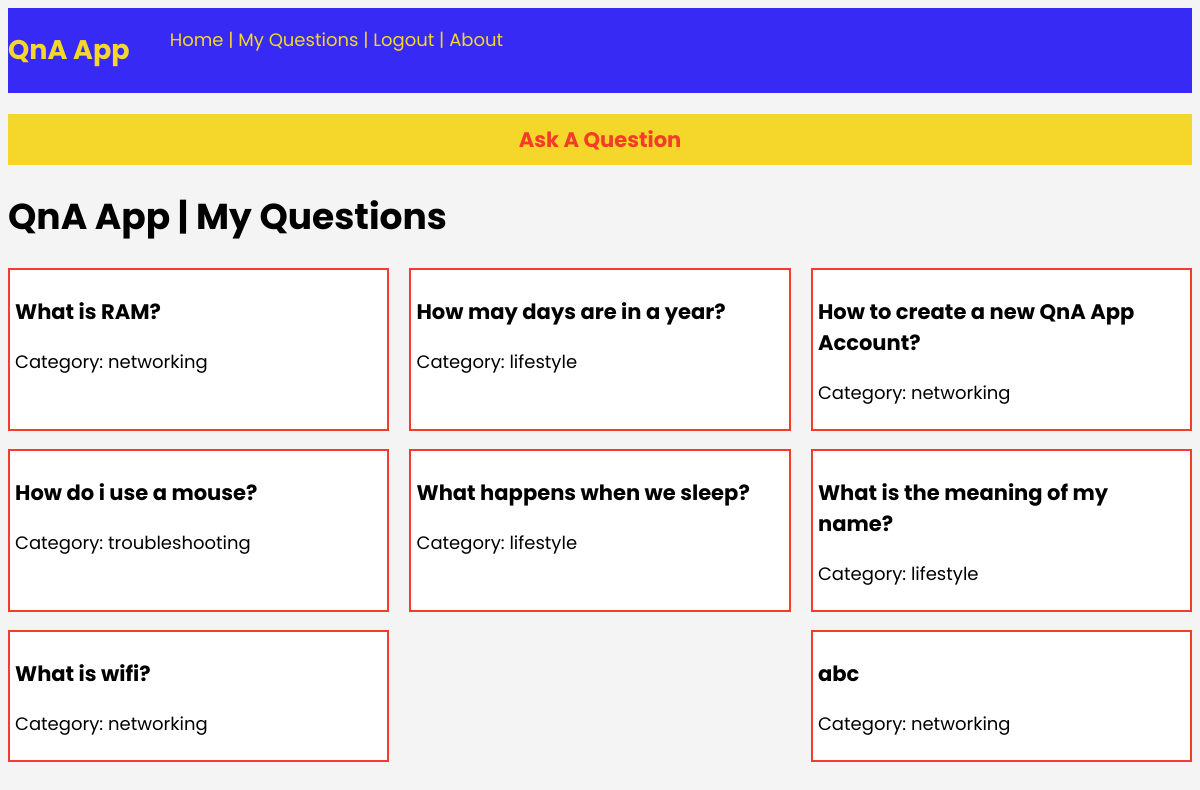
/myquestions (signed in), run on an earlier commit of the app's database.
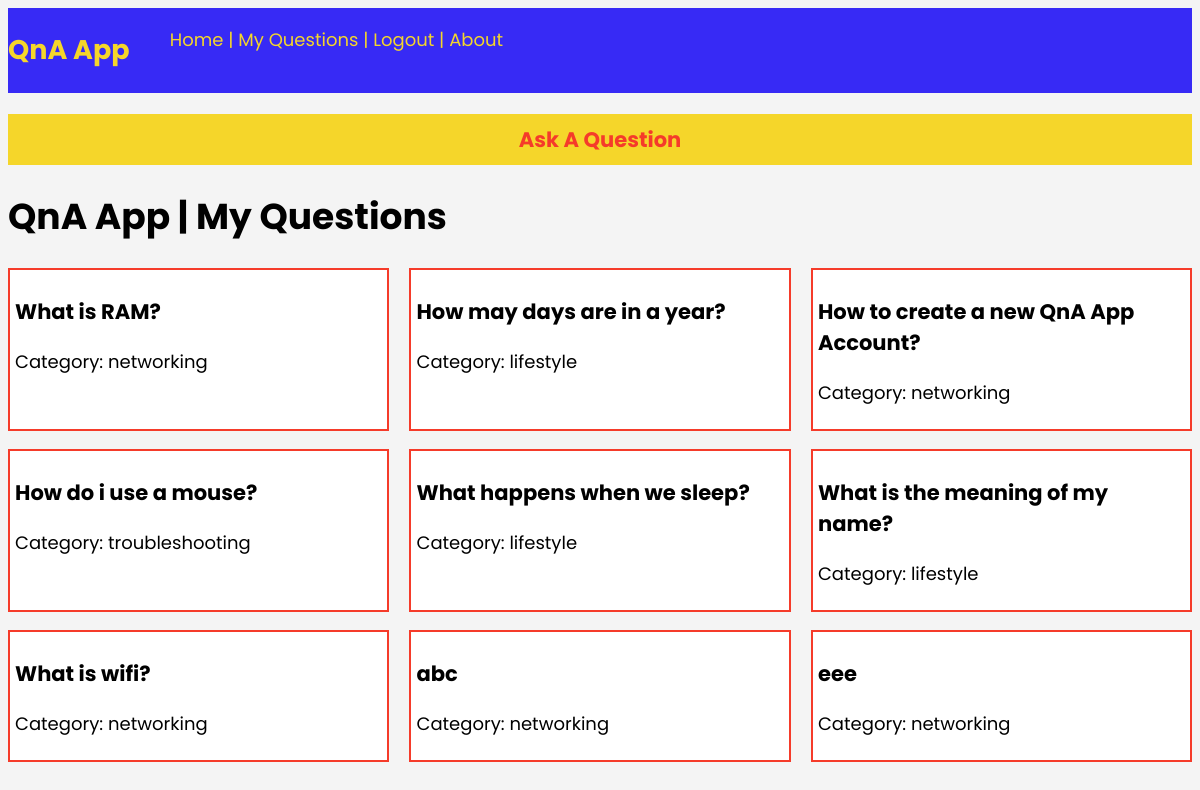
And on a later commit of the database.
### models.py (models this page shows)
class Question(db.Model):
    id = db.Column(db.Integer, primary_key = True)
    question_text = db.Column(db.Text, nullable = False)
    category = db.Column(db.String(20), nullable = False)
    asked_by_id = db.Column(db.Integer, db.ForeignKey('user.id'))
    answers_to_question = db.relationship(
        'Answer',
        foreign_keys = 'Answer.for_question_id',
        backref='the_question',
        lazy=True
    )

### app.py (the view)
@app.route('/myquestions')
@login_required
def myquestions():
    question = Question.query.filter_by(asked_by_id=current_user.get_id()).all()
    return render_template('myquestions.html',question=question)

### app.py (called while the page is built)
@login_manager.user_loader
def load_user(user_id):
    return User.query.get(user_id)

### templates/myquestions.html
{% extends "base.html" %}
{% block content %}
<h1>QnA App | My Questions</h1>
<div class="container">
    {% for q in question %}
    {% if question.answers_to_question %}
    <div class="question-answered">
      <a href="{{url_for('view',question_id = q.id)}}">
        <h3>{{ q.question_text }}</h3>
        <p>Category: {{ q.category }}</p>
      </a>
    </div>
    {% else %}
    <div class="question">
      <a href="{{url_for('view',question_id = q.id)}}">
        <h3>{{ q.question_text }}</h3>
        <p>Category: {{ q.category }}</p>
      </a>
    </div>
    {% endif %} {% endfor %}
  </div>
{% endblock %}

What changed in the data, as far as the page shows it:
added Question: question_text "eee", category "networking"
